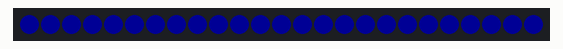
Simulated run of this sketch. Board: ESP32. On the bench: 25 RGB LEDs in strip order, left to right. Dim RGB values are drawn brighter than linear.

Above: at 0.1 s.
At 0.6 s:
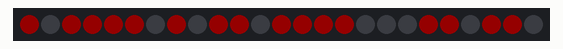
At 8.6 s:
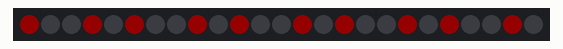
At 19.6 s:
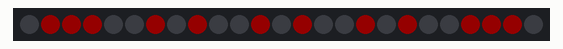
At 28.6 s:
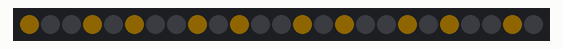
At 38.6 s:
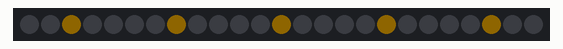

Measured:
- what the display in image 2 shows lasts 1.0 s, from 8.5 s to 9.5 s

The sketch:

hand-washing-timer.ino
```cpp
#include <FastLED.h>

const bool _ = false;
const bool X = true;
const int ledpin = 27;
const int numleds = 25;
int hue = 0;

CRGB leds[numleds];

const bool digits[] = {
  X,X,X,  _,X,_,  X,X,X,  X,X,X,  X,_,X,  X,X,X,  _,X,X,  X,X,X,  X,X,X,  X,X,X,
  X,_,X,  _,X,_,  _,_,X,  _,_,X,  X,_,X,  X,_,_,  X,_,_,  _,_,X,  X,_,X,  X,_,X,
  X,_,X,  _,X,_,  X,X,X,  X,X,X,  X,X,X,  X,X,X,  X,X,X,  _,X,_,  X,X,X,  X,X,X,
  X,_,X,  _,X,_,  X,_,_,  _,_,X,  _,_,X,  _,_,X,  X,_,X,  _,X,_,  X,_,X,  _,_,X,
  X,X,X,  _,X,_,  X,X,X,  X,X,X,  _,_,X,  X,X,X,  X,X,X,  _,X,_,  X,X,X,  X,X,_
};

void setup() {
    FastLED.addLeds < WS2812B, ledpin, GRB > (leds, numleds);
    FastLED.setBrightness(20);

    FastLED.showColor(CRGB::Blue);
    delay(500);
    FastLED.showColor(CRGB::Black);
}

void loop() {
    static int n = 20;

    n--;
    if (n < 0) {
        n = 19;
        hue += 50;
    }

    int first  = n / 10;
    int second = n % 10;
    CRGB color = CHSV(hue, 255, 255);

    for (int i = 0; i < numleds; i++) leds[i] = CRGB::Black;

    for (int y = 0; y < 5; y++) {
        if (first) leds[y*5] = color;  // digit 1 or nothing

        for (int x = 0; x < 3; x++) {
            if (digits[y*30 + second*3 + x]) leds[y*5 + first + 1 + x] = color;
        }
    }
    FastLED.show();

    delay(1000);
}
```
